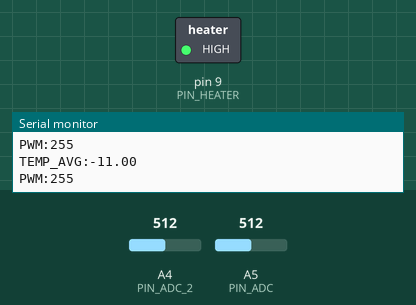
The sketch below on a simulated Arduino Uno, built with avr-gcc and run on an emulated ATmega328P. Shown: switched loads named in the sketch (green lamp = pin HIGH), the last lines printed to the serial monitor. The inputs (shaded band) are chosen by the test bench; at power-on: A4 (PIN_ADC_2) = 512, A5 (PIN_ADC) = 512.

Above: at 1.2 s.
1.3 s: A4 (PIN_ADC_2) set to 22
3.2 s: A4 (PIN_ADC_2) set to 18
At 5.2 s:
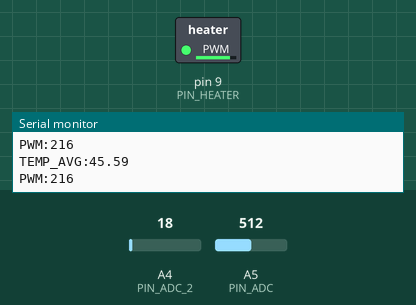
5.5 s: A5 (PIN_ADC) set to 306
At 6.8 s:
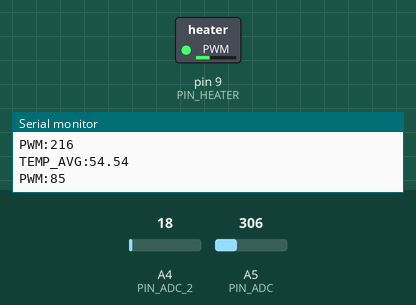
8.5 s: A5 (PIN_ADC) set to 122
At 9.6 s:
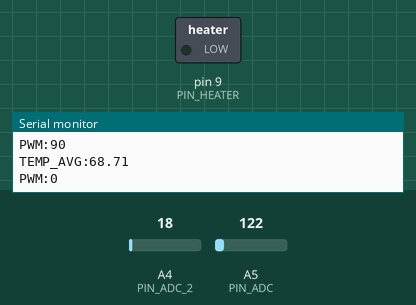
10.5 s: A5 (PIN_ADC) set to 265
At 11.8 s:
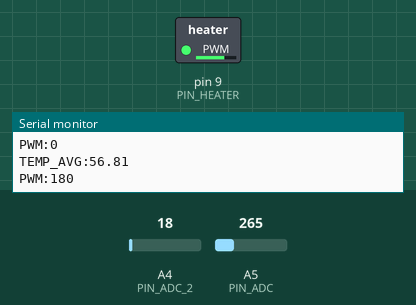
13.5 s: A5 (PIN_ADC) set to 50
Timing chart, 0 to 16.5 s (numbered marks = the images above; inputs shaded):
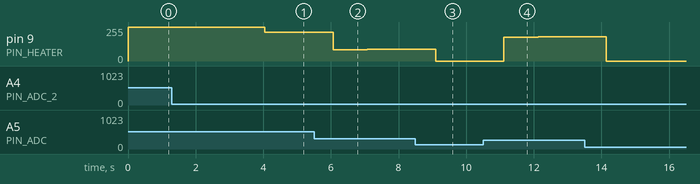

Measured:
- after the input at 3.2 s, pin 9 (PIN_HEATER): 255/255 → 216/255 after 0.85 s
- after the input at 5.5 s, pin 9 (PIN_HEATER): 216/255 → 85/255 after 0.57 s, → 87/255 1.0 s later, → 90/255 1.0 s later
- after the input at 10.5 s, pin 9 (PIN_HEATER): 0/255 → 180/255 after 0.61 s, → 182/255 1.0 s later, → 183/255 1.0 s later

The sketch:

temperature_control.ino
```cpp
// NTC 2000 Ω @ 25 °C, Beta = 3499
// Teiler an 5V, Messung an A5 und A4
// Heizung an PWM Pin 9
// Serial: 9600

#include <Arduino.h>
#include <math.h>

// -------------------- Pins --------------------
const uint8_t PIN_ADC    = A5;
const uint8_t PIN_ADC_2  = A4;
const uint8_t PIN_HEATER = 9;     // PWM Pin

// -------------------- NTC Parameter --------------------
const float R_FIXED = 10000.0f;   // Festwiderstand (Spannungsteiler)
const float R0      = 2000.0f;    // NTC Widerstand bei 25°C
const float T0_K    = 25.0f + 273.15f;
const float BETA    = 3499.0f;

const uint16_t SAMPLES = 10;      // ADC Mittelung

// -------------------- Sollwert --------------------
double Setpoint = 60.0;

// -------------------- PI Parameter --------------------
// Kp: Proportionalverstärkung
// Ki: Integrationsverstärkung (pro Sekunde, weil wir mit dt integrieren)
double Kp = 15.0;
double Ki = 0.0;   // Start (wie bei dir), wird unten ggf. aktiviert

// -------------------- Regler Zustände --------------------
double Input  = 0.0;   // Temperatur Mittelwert (Istwert)
double Output = 0.0;   // PWM 0..255

double I_term = 0.0;   // Integralanteil (in PWM-Einheiten gespeichert)

// Zeitmessung für dt
unsigned long lastTimeMs = 0;

// Output Grenzen (PWM Bereich)
const double OUT_MIN = 0.0;
const double OUT_MAX = 255.0;


// -------------------- Hilfsfunktionen --------------------
uint16_t readAdcAvg(uint8_t pin) {
  uint32_t acc = 0;
  for (uint16_t i = 0; i < SAMPLES; ++i) {
    acc += (uint16_t)analogRead(pin);
    delayMicroseconds(300);
  }
  return (uint16_t)(acc / SAMPLES);
}

float adcToResistance(uint16_t adc) {
  // Schutz gegen 0 und 1023 (sonst Division durch 0)
  if (adc <= 0) adc = 1;
  if (adc >= 1023) adc = 1022;
  return R_FIXED * (float)adc / (1023.0f - (float)adc);
}

float ntcBetaToTempC(float R) {
  // Schutz gegen log(0)
  if (R <= 0.01f) R = 0.01f;
  float invT = (1.0f / T0_K) + (1.0f / BETA) * logf(R / R0);
  float T_K = 1.0f / invT;
  return T_K - 273.15f;
}


/**
 * PI-Regler Berechnung ohne Bibliothek
 *
 * Formel:
 *  error = Setpoint - Input
 *  P = Kp * error
 *  I = I + Ki * error * dt
 *  Output = P + I
 *
 * Anti-Windup:
 *  Wenn Output saturiert (0..255), wird I so begrenzt,
 *  dass Output wieder in Grenzen bleibt.
 */
void computePI(double dt_s, double Ki_eff) {
  // Fehler berechnen
  double error = Setpoint - Input;

  // Proportional-Anteil
  double P = Kp * error;

  // Integral-Anteil aktualisieren (nur wenn Ki_eff > 0)
  if (Ki_eff > 0.0) {
    I_term += (Ki_eff * error * dt_s);
  } else {
    // Wenn Integrator deaktiviert (z.B. unter 50°C), Integral zurücksetzen
    I_term = 0.0;
  }

  // Reglerausgang berechnen
  Output = P + I_term;

  // ---- Anti-Windup / Begrenzung ----
  // Output auf PWM-Grenzen clampen
  if (Output > OUT_MAX) {
    Output = OUT_MAX;
    // Integral so begrenzen, dass Output = P + I_term weiterhin stimmt
    I_term = OUT_MAX - P;
  }
  else if (Output < OUT_MIN) {
    Output = OUT_MIN;
    I_term = OUT_MIN - P;
  }
}


// -------------------- Setup --------------------
void setup() {
  analogReference(DEFAULT);
  Serial.begin(9600);
  pinMode(PIN_HEATER, OUTPUT);

  // Dummy reads (stabilere erste Messung)
  analogRead(PIN_ADC);
  analogRead(PIN_ADC_2);

  // Startzeit setzen
  lastTimeMs = millis();
}


// -------------------- Loop --------------------
void loop() {
  // --- Messung ---
  uint16_t adc1 = readAdcAvg(PIN_ADC);
  uint16_t adc2 = readAdcAvg(PIN_ADC_2);

  float R1 = adcToResistance(adc1);
  float R2 = adcToResistance(adc2);

  float temp1 = ntcBetaToTempC(R1);
  float temp2 = ntcBetaToTempC(R2);

  float tempAvg = 0.5f * (temp1 + temp2);
  Input = (double)tempAvg;

  // --- dt berechnen (Sekunden) ---
  unsigned long nowMs = millis();
  double dt_s = (nowMs - lastTimeMs) / 1000.0;
  if (dt_s <= 0.0) dt_s = 0.001; // Schutz gegen 0
  lastTimeMs = nowMs;

  // --- Ki abhängig von Temperatur aktivieren/deaktivieren (wie bei dir gedacht) ---
  // Unter 50°C: keine Integration
  // Ab 50°C: Integration aktiv (hier z.B. Ki = 1.0)
  double Ki_eff = 0.0;

  if (tempAvg < 50.0f) {
    Ki_eff = 0.0;
  } else {
    Ki_eff = 0.5;  // Beispiel: ab 50°C Integrator aktiv
  }

  // --- PI berechnen ---
  computePI(dt_s, Ki_eff);

  // --- PWM ausgeben ---
  analogWrite(PIN_HEATER, (int)(Output + 0.5));

  // --- Serial Output (für Python Script) ---
  // Bitte Format beibehalten:
  Serial.print("TEMP_AVG:");
  Serial.println(tempAvg);

  Serial.print("PWM:");
  Serial.println((int)(Output + 0.5));

  // Wie in deinem Original: Ausgabe ca. 1Hz
  // (Wenn du schneller regeln willst: kleiner machen oder ganz entfernen)
  delay(1000);
}
```
